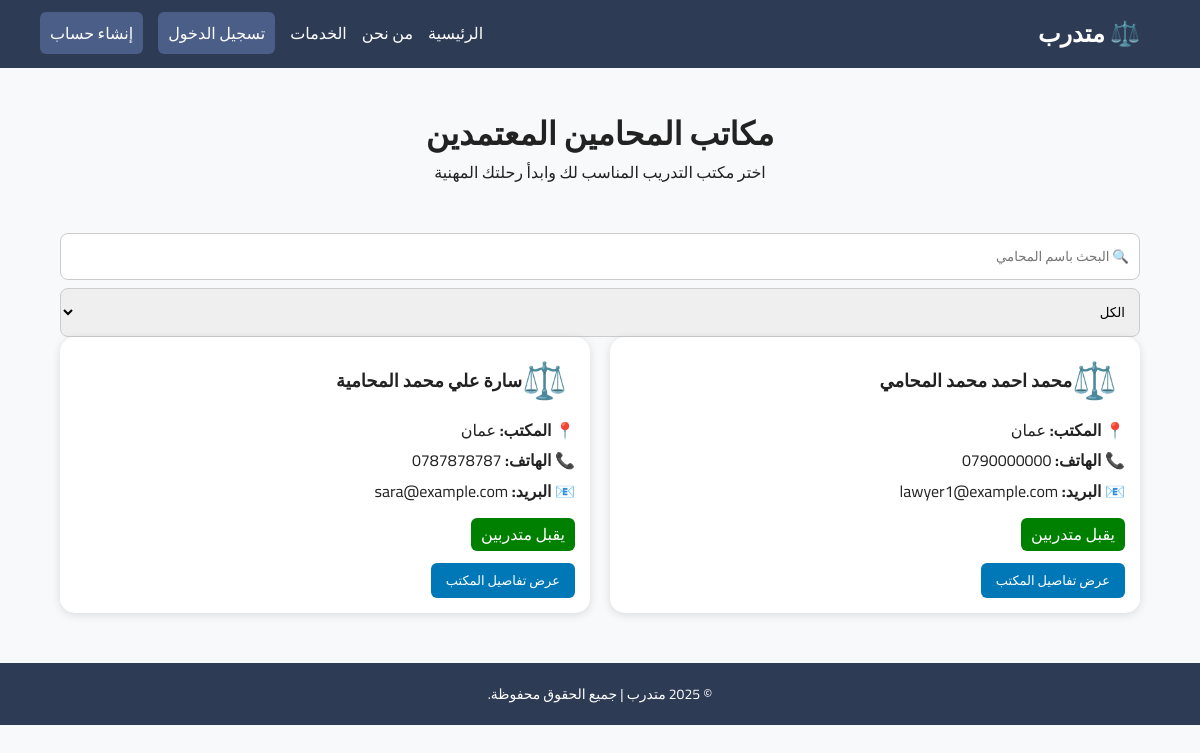
/specializations/lawyers/lawyers_offices.php, run on the app's committed database.
### tables this page shows
CREATE TABLE `lawyers` (
  `lawyer_id` int(11) NOT NULL AUTO_INCREMENT PRIMARY KEY,
  `user_id` int(11) NOT NULL,
  `syndicate_id` int(11) DEFAULT NULL,
  `office_address` varchar(255) DEFAULT NULL,
  `password` varchar(255) NOT NULL,
  `verified` tinyint(1) NOT NULL DEFAULT 0,
  `created_at` datetime NOT NULL DEFAULT current_timestamp(),
  `updated_at` datetime NOT NULL DEFAULT current_timestamp() ON UPDATE current_timestamp(),
  `full_name` varchar(200) DEFAULT NULL,
  `first_name` varchar(100) DEFAULT NULL,
  `father_name` varchar(100) DEFAULT NULL,
  `grandfather_name` varchar(100) DEFAULT NULL,
  `family_name` varchar(100) DEFAULT NULL,
  `national_id` varchar(30) DEFAULT NULL,
  `phone` varchar(30) DEFAULT NULL,
  `email` varchar(150) DEFAULT NULL,
  `home_address` varchar(255) DEFAULT NULL,
  `no_conviction_doc` varchar(255) DEFAULT NULL,
  `good_conduct_doc` varchar(255) DEFAULT NULL,
  `social_security` enum('نعم','لا') DEFAULT 'لا',
  `highschool_certificate` varchar(10) DEFAULT 'لا',
  `university_degree` varchar(10) DEFAULT 'لا',
  `social_security_number` varchar(100) DEFAULT NULL
);

CREATE TABLE `users` (
  `user_id` INT(11) NOT NULL AUTO_INCREMENT PRIMARY KEY,
  `full_name` VARCHAR(200) NOT NULL,
  `national_id` VARCHAR(30) NOT NULL UNIQUE,
  `phone` VARCHAR(30) DEFAULT NULL,
  `email` VARCHAR(150) DEFAULT NULL,
  `address` VARCHAR(255) DEFAULT NULL,
  `password` VARCHAR(255) NOT NULL,
  `role` ENUM('trainee','lawyer','admin') NOT NULL DEFAULT 'trainee',
  `created_at` DATETIME NOT NULL DEFAULT CURRENT_TIMESTAMP,
  `updated_at` DATETIME NOT NULL DEFAULT CURRENT_TIMESTAMP ON UPDATE CURRENT_TIMESTAMP
);

### specializations/lawyers/lawyers_offices.php (the view, shortened to what this page needs)
<?php
require_once("../../config/db.php");
?>
<!DOCTYPE html>
<html lang="ar" dir="rtl">
<head>
<link rel="stylesheet" href="../../assets/css/style.css">
<link rel="stylesheet" href="../../assets/css/lawyers.css">
</head>
<body>
<?php include("../../includes/header.php"); ?>
<div class="container">
<div class="page-header">
    <h1>مكاتب المحامين المعتمدين</h1>
    <p>اختر مكتب التدريب المناسب لك وابدأ رحلتك المهنية</p>
</div>
<div class="filters">
    <input type="text" placeholder="🔍 البحث باسم المحامي">
    <select>
        <option>الكل</option>
    </select>
</div>
<div class="lawyers-grid">
<?php
$q = $pdo->query("
    SELECT
        l.*,
        u.full_name
    FROM lawyers l
    LEFT JOIN users u ON u.user_id = l.user_id
    WHERE l.verified = 1
");
while ($lawyer = $q->fetch(PDO::FETCH_ASSOC)):
$status = ($lawyer['verified']) ? "يقبل متدربين" : "مغلق";
$tagClass = ($lawyer['verified']) ? "" : "closed";
?>
<div class="lawyer-card">
    <div class="lawyer-header">
        <div class="lawyer-avatar">⚖️</div>
        <div class="lawyer-name">
            <?= htmlspecialchars($lawyer['full_name']) ?>
        </div>
    </div>
    <div class="lawyer-info">
        <p><strong>📍 المكتب:</strong> <?= htmlspecialchars($lawyer['office_address']) ?></p>
        <p><strong>📞 الهاتف:</strong> <?= htmlspecialchars($lawyer['phone']) ?></p>
        <p><strong>📧 البريد:</strong> <?= htmlspecialchars($lawyer['email']) ?></p>
        <span class="tag <?= $tagClass ?>">
            <?= $status ?>
        </span>
    </div>
<?php if ($lawyer['verified']): ?>
    <a href="lawyer_profile.php?id=<?= $lawyer['lawyer_id'] ?>" class="btn">
        عرض تفاصيل المكتب
    </a>
<?php else: ?>
    <a class="btn disabled">لا يقبل حالياً</a>
<?php endif; ?>
</div>
<?php endwhile; ?>
</div>
</div>
<?php include("../../includes/footer.php"); ?>
</body>
</html>

### assets/css/style.css (style rules this page uses)
:root { --primary: #2e3b55; --secondary: #4b5e88; --light-bg: #f8f9fa; --text: #222; }
* { margin: 0; padding: 0; box-sizing: border-box; font-family: 'Cairo', sans-serif; }
body { background-color: var(--light-bg); color: var(--text); line-height: 1.6; }
input, select, textarea { width: 100%; padding: 10px; margin-top: 8px; border: 1px solid #ccc; border-radius: 8px; }

### assets/css/lawyers.css (style rules this page uses)
.container { width: 90%; max-width: 1100px; margin: auto; }
.page-header, .hero-lawyers { text-align: center; margin: 40px 0; }
.btn { background: #0077b6; color: white; padding: 10px 18px; border-radius: 8px; text-decoration: none; display: inline-block; margin-top: 12px; }
.lawyers-grid { display: grid; grid-template-columns: repeat(auto-fit, minmax(280px, 1fr)); gap: 20px; }
.lawyer-card { background: white; border-radius: 15px; padding: 15px; box-shadow: 0 2px 10px rgba(0,0,0,.12); }
.lawyer-header { display: flex; align-items: center; margin-bottom: 8px; }
.lawyer-avatar { font-size: 36px; margin-right: 8px; }
.lawyer-name { font-weight: bold; font-size: 18px; }
.lawyer-info p { margin: 5px 0; }
.tag { display: inline-block; background: green; color: white; padding: 4px 10px; border-radius: 6px; margin-top: 8px; }
body { margin: 0; font-family: "Tajawal", Arial, sans-serif; background: #f5f7fb; direction: rtl; color: #333; }
a { text-decoration: none; color: inherit; }
.btn { padding: 7px 15px; border-radius: 6px; color: #fff; border: none; cursor: pointer; font-size: 13px; }

### data on the page
lawyers: user.full_name "محمد احمد محمد المحامي", office_address "عمان", phone "0790000000", email "lawyer1@example.com", verified "يقبل متدربين"
lawyers: user.full_name "سارة علي محمد المحامية", office_address "عمان", phone "0787878787", email "sara@example.com", verified "يقبل متدربين"
